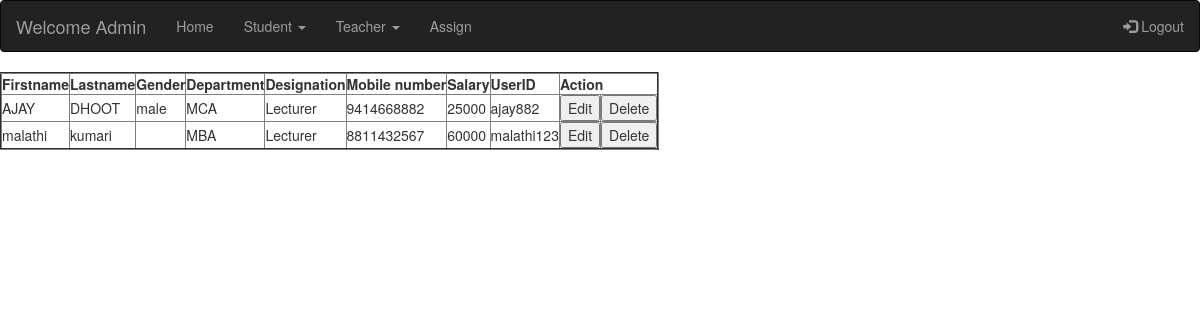
The page /viewteacher.php (signed in) on the database its author committed.
### tables this page shows
CREATE TABLE `studentprofile` (
  `FirstName` varchar(20) NOT NULL,
  `Last` varchar(20) NOT NULL,
  `Gender` varchar(10) NOT NULL,
  `Address` varchar(150) NOT NULL,
  `Photo` varchar(20) NOT NULL,
  `mobile` varchar(10) NOT NULL,
  `Father` varchar(20) NOT NULL,
  `UserID` varchar(29) NOT NULL,
  `Department` varchar(11) NOT NULL,
  `Semester` varchar(11) NOT NULL,
  `Active` int(1) NOT NULL,
  `extra1` varchar(10) NOT NULL,
  `extra2` varchar(10) NOT NULL
);

### viewteacher.php (the view, shortened to what this page needs)
<!DOCTYPE html>
<?php
  include("dbconnection.php");
?>
<html lang="en">
<head>
  <link rel="stylesheet" href="https://maxcdn.bootstrapcdn.com/bootstrap/3.4.0/css/bootstrap.min.css">
  </head>
<body>
<nav class="navbar navbar-inverse">
  <div class="container-fluid">
    <div class="navbar-header">
      <a class="navbar-brand" href="#">Welcome Admin</a>
    </div>
    <ul class="nav navbar-nav">
      <li><a href="adHome.php">Home</a></li>
      <li class="dropdown"><a class="dropdown-toggle" data-toggle="dropdown" href="#">Student <span class="caret"></span></a>
        <li class="dropdown"><a class="dropdown-toggle" data-toggle="dropdown" href="#">Teacher <span class="caret"></span></a>
      </li>
      <li><a href="assign.php">Assign </a></li>
    </ul>
    <ul class="nav navbar-nav navbar-right">
      <li><a href="Login_v3/index.php"><span class="glyphicon glyphicon-log-in"></span> Logout</a></li>
    </ul>
  </div>
</nav>
<form name="tectb" method="post">
<table border="2">
	<tr>
		<th>Firstname</th>
		<th>Lastname</th>
		<th>Gender</th>
		<th>Department</th>
		<th>Designation</th>
		<th>Mobile number</th>
		<th>Salary</th>
    <th>UserID</th>
    <th colspan="2">Action</th>
	</tr>
<?php
$record=mysqli_query($con,"SELECT * FROM `studentprofile` where extra1='t'");
while($data=mysqli_fetch_array($record))
{
	?>
	<tr>
		<td><?php echo $data['FirstName'];?></td>
		<td><?php echo $data['Last'];?></td>
		<td><?php echo $data['Gender'];?></td>
		<td><?php echo $data['Department'];?></td>
		<td><?php echo $data['extra2'];?></td>
		<td><?php echo $data['mobile'];?></td>
    <td><?php echo $data['Semester'];?></td>
    <td><?php echo $data['UserID'];?></td>
		<td><input type="button" id="tedit" name="tedit" value="Edit" onclick="document.tectb.eid.value='<?php echo($data['UserID'])?>';document.tectb.action='teacher_regi.php';document.tectb.submit();"></td>
    <td><input type="button" name="delbtn" value="Delete" onclick="document.tectb.uid.value='<?php echo($data['UserID'])?>';document.tectb.submit();"></td>
		</tr>
			<?php
		}
	?>
</table>
</form>
</body>
</html>

### rows shown on the page
studentprofile: FirstName "AJAY", Last "DHOOT", Gender "male", Department "MCA", extra2 "Lecturer", mobile "9414668882", Semester "25000", UserID "ajay882"
studentprofile: FirstName "malathi", Last "kumari", Department "MBA", extra2 "Lecturer", mobile "8811432567", Semester "60000", UserID "malathi123"
